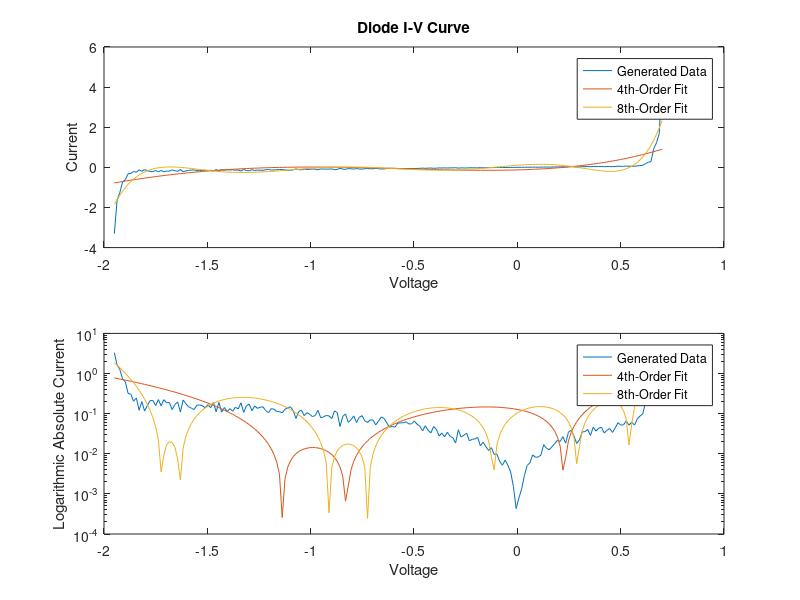

Recreate this plot in MATLAB. (Note: this script raises an error after producing the figure.)
 Is = 0.01e-12; %A
 Ib = 0.1e-12; %A
 Vb = 1.3; %V
 Gp = 0.1; %Mho
 
 V = linspace(-1.95,0.7,200);
 I_gen = Is*(exp(V*1.2/0.025) - 1) + Gp*V - Ib*(exp(-(V+Vb)*1.2/0.025) - 1); % generated current data
 noise = I_gen.*0.2.*randn(1,200);
 I_gen_noise = I_gen + noise; % generated current data with added noise
 
 % Create a polynomial fit to the data
 % 4th-order
 
 fourthOFit = polyfit(V, I_gen_noise, 4);
 I_fourthO = polyval(fourthOFit,V);
 
 % 8th-order
 
 eigthOFit = polyfit(V, I_gen_noise, 8);
 I_eigthO = polyval(eigthOFit,V);
 
 % Plots of noisy generated current data and polynomial fits
 figure(1)
 
 subplot(2,1,1); plot(V, I_gen_noise);
 hold on
 plot(V, I_fourthO)
 plot(V, I_eigthO)
 hold off
 title('Diode I-V Curve')
 xlabel('Voltage')
 ylabel('Current')
 legend('Generated Data','4th-Order Fit','8th-Order Fit')
 
 subplot(2,1,2); semilogy(V, abs(I_gen_noise));
 hold on
 semilogy(V, abs(I_fourthO))
 semilogy(V, abs(I_eigthO))
 hold off
 xlabel('Voltage')
 ylabel('Logarithmic Absolute Current')
 legend('Generated Data','4th-Order Fit','8th-Order Fit')
 
 % Create non-linear fit to the data
 
 % Two unknown param
 fo_1 = fittype('A.*(exp(1.2*x/25e-3)-1) + 0.1.*x - C*(exp(1.2*(-(x+1.3))/25e-3)-1)');
 ff_1 = fit(V',I_gen_noise',fo_1);
 If_1 = ff_1(V);
 
 % Three unknown param
 fo_2 = fittype('A.*(exp(1.2*x/25e-3)-1) + B.*x - C*(exp(1.2*(-(x+1.3))/25e-3)-1)');
 ff_2 = fit(V',I_gen_noise',fo_2);
 If_2 = ff_2(V);
 
 % Four unknown param
 fo_3 = fittype('A.*(exp(1.2*x/25e-3)-1) + B.*x - C*(exp(1.2*(-(x+D))/25e-3)-1)');
 ff_3 = fit(V',I_gen_noise',fo_3);
 If_3 = ff_3(V);
 
 % Plots of noisy data and nonlinear fitted data
 figure(2)
 
 subplot(2,1,1); plot(V, I_gen_noise);
 hold on
 plot(V, If_1)
 plot(V, If_2)
 plot(V, If_3)
 hold off
 title('Diode I-V Curve')
 xlabel('Voltage')
 ylabel('Current')
 legend('Generated Data','Two Unkown Parameters','Three Unkown Parameters', 'Four Unkown Parameters')
 
 subplot(2,1,2); semilogy(V, abs(I_gen_noise));
 hold on
 semilogy(V, abs(If_1))
 semilogy(V, abs(If_2))
 semilogy(V, abs(If_3))
 hold off
 xlabel('Voltage')
 ylabel('Logarithmic Absolute Current')
 legend('Generated Data','Two Unkown Parameters','Three Unkown Parameters', 'Four Unkown Parameters')
 
 % Use a neural net model
 
 inputs = V.';
 targets = I_gen_noise.';
 hiddenLayerSize = 10;
 net = fitnet(hiddenLayerSize);
 net.divideParam.trainRatio = 70/100;
 net.divideParam.valRatio = 15/100;
 net.divideParam.testRatio = 15/100;
 [net,tr] = train(net,inputs,targets);
 outputs = net(inputs);
 errors = gsubtract(outputs,targets);
 performance = perform(net,targets,outputs);
 view(net)
 Inn = outputs;
 
 figure(3)
 
 subplot(2,1,1); plot(V, I_gen_noise);
 hold on
 plot(V, Inn, '--')
 hold off
 title('Diode I-V Curve')
 xlabel('Voltage')
 ylabel('Current')
 legend('Generated Data','Neural Net')
 
 subplot(2,1,2); semilogy(V, abs(I_gen_noise));
 hold on
 semilogy(V, abs(Inn), '--')
 hold off
 xlabel('Voltage')
 ylabel('Logarithmic Absolute Current')
 legend('Generated Data','Neural Net')